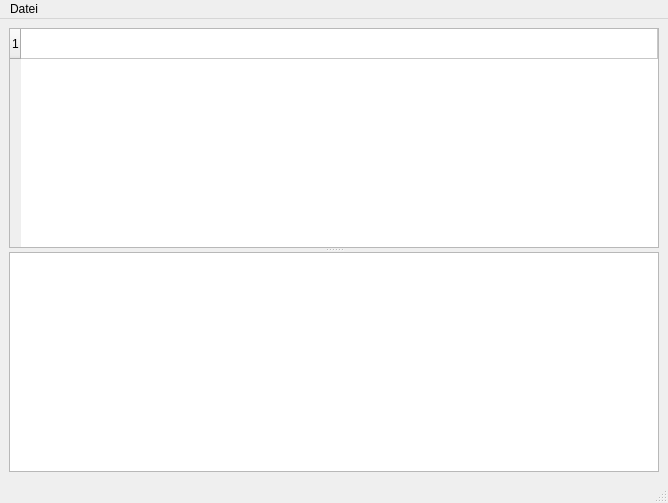
<?xml version="1.0" encoding="UTF-8"?>
<ui version="4.0">
 <class>MainWindow</class>
 <widget class="QMainWindow" name="MainWindow">
  <property name="geometry">
   <rect>
    <x>0</x>
    <y>0</y>
    <width>668</width>
    <height>503</height>
   </rect>
  </property>
  <property name="windowTitle">
   <string>DataTable Editor</string>
  </property>
  <property name="windowIcon">
   <iconset>
    <normaloff>../icons/datatable.png</normaloff>../icons/datatable.png</iconset>
  </property>
  <widget class="QWidget" name="centralwidget">
   <layout class="QVBoxLayout" name="verticalLayout">
    <item>
     <widget class="QSplitter" name="splitter">
      <property name="orientation">
       <enum>Qt::Vertical</enum>
      </property>
      <widget class="TableWidget" name="info_table">
       <property name="sizePolicy">
        <sizepolicy hsizetype="Expanding" vsizetype="Maximum">
         <horstretch>0</horstretch>
         <verstretch>1</verstretch>
        </sizepolicy>
       </property>
       <property name="rowCount">
        <number>1</number>
       </property>
       <property name="columnCount">
        <number>1</number>
       </property>
       <attribute name="horizontalHeaderVisible">
        <bool>false</bool>
       </attribute>
       <attribute name="horizontalHeaderStretchLastSection">
        <bool>true</bool>
       </attribute>
      </widget>
      <widget class="TableWidget" name="table_widget">
       <property name="sizePolicy">
        <sizepolicy hsizetype="Expanding" vsizetype="Expanding">
         <horstretch>0</horstretch>
         <verstretch>1</verstretch>
        </sizepolicy>
       </property>
      </widget>
     </widget>
    </item>
   </layout>
  </widget>
  <widget class="QMenuBar" name="menubar">
   <property name="geometry">
    <rect>
     <x>0</x>
     <y>0</y>
     <width>668</width>
     <height>20</height>
    </rect>
   </property>
   <widget class="QMenu" name="menu_file">
    <property name="title">
     <string>Datei</string>
    </property>
    <addaction name="action_open"/>
    <addaction name="action_save"/>
    <addaction name="action_save_as"/>
   </widget>
   <addaction name="menu_file"/>
  </widget>
  <widget class="QStatusBar" name="statusbar"/>
  <action name="action_open">
   <property name="text">
    <string>Öffnen</string>
   </property>
   <property name="toolTip">
    <string>Öffnen</string>
   </property>
   <property name="statusTip">
    <string/>
   </property>
   <property name="shortcut">
    <string>Ctrl+O</string>
   </property>
  </action>
  <action name="action_save">
   <property name="text">
    <string>Speichern</string>
   </property>
   <property name="shortcut">
    <string>Ctrl+S</string>
   </property>
  </action>
  <action name="action_save_as">
   <property name="text">
    <string>Speichern unter</string>
   </property>
   <property name="shortcut">
    <string>Ctrl+Shift+S</string>
   </property>
  </action>
 </widget>
 <customwidgets>
  <customwidget>
   <class>TableWidget</class>
   <extends>QTableWidget</extends>
   <header>table.py</header>
  </customwidget>
 </customwidgets>
 <resources/>
 <connections/>
</ui>
